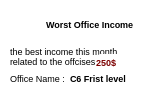
        <widget class="QWidget" name="chargeStatOffice_3" native="true">
         <property name="geometry">
          <rect>
           <x>220</x>
           <y>10</y>
           <width>141</width>
           <height>90</height>
          </rect>
         </property>
         <property name="styleSheet">
          <string notr="true">background-color:white;
border-radius:5px;</string>
         </property>
         <widget class="QLabel" name="label_31">
          <property name="geometry">
           <rect>
            <x>8</x>
            <y>6</y>
            <width>31</width>
            <height>31</height>
           </rect>
          </property>
          <property name="text">
           <string/>
          </property>
          <property name="pixmap">
           <pixmap resource="res.qrc">:/img/img/down_icone.png</pixmap>
          </property>
         </widget>
         <widget class="QLabel" name="label_35">
          <property name="geometry">
           <rect>
            <x>46</x>
            <y>16</y>
            <width>101</width>
            <height>16</height>
           </rect>
          </property>
          <property name="font">
           <font>
            <pointsize>7</pointsize>
            <weight>75</weight>
            <bold>true</bold>
           </font>
          </property>
          <property name="styleSheet">
           <string notr="true">font-weight:bold;</string>
          </property>
          <property name="text">
           <string>Worst Office Income</string>
          </property>
         </widget>
         <widget class="QLabel" name="label_81">
          <property name="geometry">
           <rect>
            <x>10</x>
            <y>70</y>
            <width>61</width>
            <height>16</height>
           </rect>
          </property>
          <property name="font">
           <font>
            <pointsize>7</pointsize>
           </font>
          </property>
          <property name="text">
           <string>Office Name :</string>
          </property>
         </widget>
         <widget class="QLabel" name="office_name_worst1">
          <property name="geometry">
           <rect>
            <x>70</x>
            <y>70</y>
            <width>61</width>
            <height>16</height>
           </rect>
          </property>
          <property name="font">
           <font>
            <pointsize>7</pointsize>
            <weight>75</weight>
            <bold>true</bold>
           </font>
          </property>
          <property name="text">
           <string>C6 Frist level</string>
          </property>
         </widget>
         <widget class="QLabel" name="label_83">
          <property name="geometry">
           <rect>
            <x>96</x>
            <y>54</y>
            <width>31</width>
            <height>16</height>
           </rect>
          </property>
          <property name="font">
           <font>
            <pointsize>7</pointsize>
            <weight>75</weight>
            <bold>true</bold>
           </font>
          </property>
          <property name="styleSheet">
           <string notr="true">color:#007C23;</string>
          </property>
          <property name="text">
           <string>1750$</string>
          </property>
         </widget>
         <widget class="QLabel" name="label_84">
          <property name="geometry">
           <rect>
            <x>10</x>
            <y>46</y>
            <width>121</width>
            <height>21</height>
           </rect>
          </property>
          <property name="font">
           <font>
            <pointsize>7</pointsize>
           </font>
          </property>
          <property name="styleSheet">
           <string notr="true">font-weight:5px;</string>
          </property>
          <property name="text">
           <string>the best income this month related to the offcises is</string>
          </property>
          <property name="wordWrap">
           <bool>true</bool>
          </property>
         </widget>
         <widget class="QLabel" name="red_label_worst">
          <property name="geometry">
           <rect>
            <x>96</x>
            <y>54</y>
            <width>31</width>
            <height>16</height>
           </rect>
          </property>
          <property name="font">
           <font>
            <pointsize>7</pointsize>
            <weight>75</weight>
            <bold>true</bold>
           </font>
          </property>
          <property name="styleSheet">
           <string notr="true">color:#7C0000;</string>
          </property>
          <property name="text">
           <string>250$</string>
          </property>
         </widget>
        </widget>
